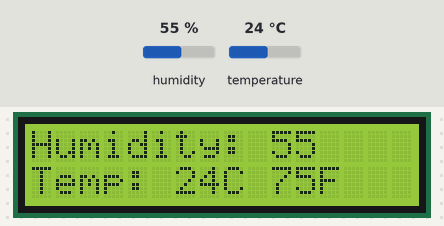
This sketch was run on a simulated Arduino Uno, built with avr-gcc and run on an emulated ATmega328P. Shown: 16×2 character LCD. The test bench sets the inputs (shaded band); at power-on: humidity 55 %, temperature 24 °C.

Above: at 1.7 s.
1.8 s: humidity set to 22 %
At 3.7 s:
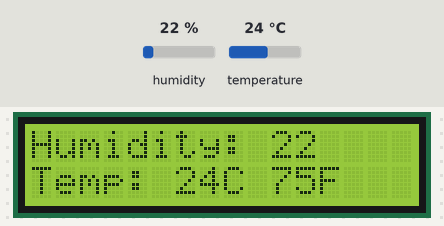
4.5 s: temperature set to 12 °C
At 4.9 s:
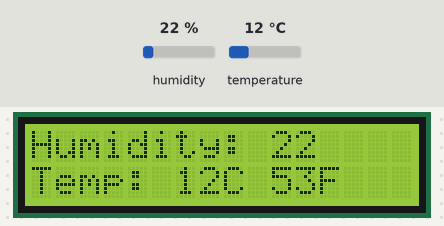
7.2 s: humidity set to 40 %
At 9.8 s:
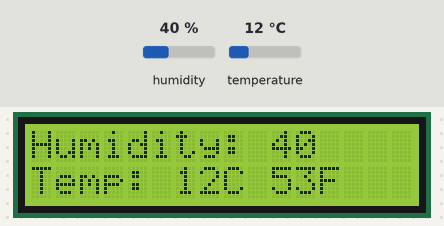
10.1 s: temperature set to 19 °C
At 11.0 s:
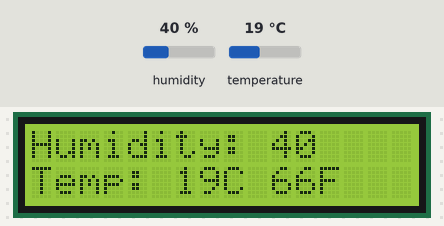
Timing chart, 0 to 13.1 s (numbered marks = the images above; inputs shaded):
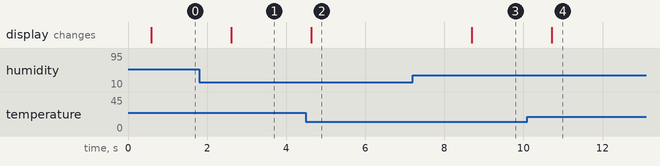

The sketch:

Weather_Machine.ino
```cpp
#include "Adafruit_Sensor.h" // This library is mentioned inside of the DHT.h library
#include "DHT.h" // DHT library
#include <LiquidCrystal.h>
#define Type DHT11
int sensePin=2;
DHT HT(sensePin, Type);
int humidity;
int tempC;
int tempF;
int setTime=500;

int rs=7;
int en=8;
int d4=9;
int d5=10;
int d6=11;
int d7=12;
LiquidCrystal lcd(rs,en,d4,d5,d6,d7);


void setup() {
  // put your setup code here, to run once:
  Serial.begin(9600);
  HT.begin();
  delay(setTime);
  lcd.begin(16,2);
}

void loop() {
  // put your main code here, to run repeatedly:

  humidity=HT.readHumidity();
  tempC=HT.readTemperature();
  tempF=HT.readTemperature(true);

  lcd.setCursor(0, 0);
  lcd.print("Humidity: ");
  lcd.print(humidity);
  lcd.setCursor(0, 1);
  lcd.print("Temp: ");
  lcd.print(tempC);
  lcd.print("C ");
  lcd.print(tempF);
  lcd.print("F");

}
```

Measured:
- after the input at 1.8 s, the display: changes after 0.81 s (image 1)
- after the input at 4.5 s, the display: changes after 0.14 s (image 2)
- after the input at 7.2 s, the display: changes after 1.5 s (image 3)
- after the input at 10.1 s, the display: changes after 0.61 s (image 4)
